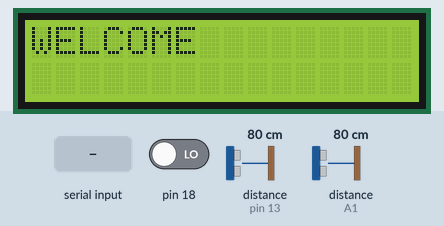
Recording of a sketch running on a simulated Arduino Uno, built with avr-gcc and run on an emulated ATmega328P. On the bench: 16×2 character LCD. Inputs (shaded band) come from the test bench; at power-on: pin 18 LOW, distance to the obstacle (sensors on pin 13, A1) 80 cm. The echo pulse lasts 58.3 µs per cm; what the sketch prints to the serial monitor is not drawn.

Above: at 5.2 s.
5.3 s: "F" received over Serial
At 6.4 s:
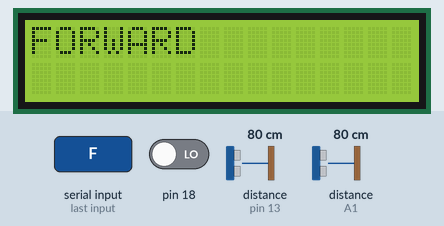
6.8 s: "B" received over Serial
At 7.5 s:
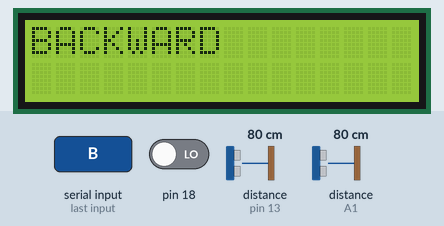
8.3 s: "L" received over Serial
At 9.5 s:
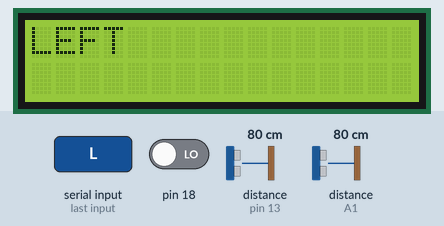
9.8 s: "R" received over Serial
At 10.8 s:
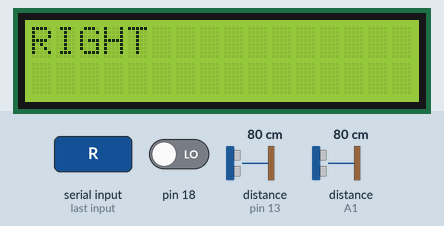
11.3 s: "S" received over Serial
At 11.9 s:
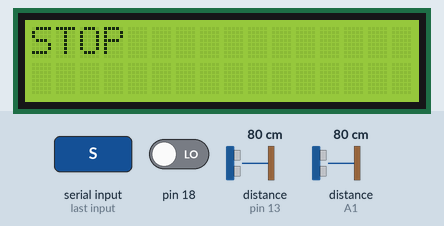
Timing chart, 0 to 13.8 s (numbered marks = the images above; inputs shaded):
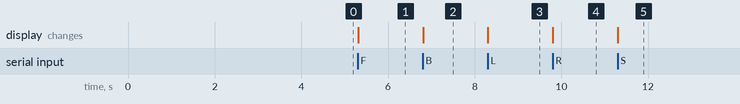

The sketch:

rx_ad_ad_ad.ino
```cpp
#include<LiquidCrystal.h>
#include<SoftwareSerial.h>
SoftwareSerial serial(A0, A1); //RX,TX
LiquidCrystal lcd(2, 3, 4, 5, 6, 7); //rs,en,d4,d5,d6,d7
int in1 = 8, in2 = 9, in3 = 10, in4 = 11, trigf = 12, echof = 13, trigb = 14, echob = 15, durationf, distancef, durationb, distanceb, stateb2; //stateb2=18
char b[2];
void setup()
{
  // put your setup code here, to run once:
  pinMode(trigf, OUTPUT);
  pinMode(echof, INPUT);
  pinMode(trigb, OUTPUT);
  pinMode(echob, INPUT);
  Serial.begin(9600);
  serial.begin(9600);
  lcd.begin(16, 2);
  lcd.print("WELCOME");
  delay(4000);
}
void loop()
{
  stateb2 = digitalRead(18);
  if (stateb2 == HIGH)
  {
    b[1] = serial.read();
    motor();
  }
  else
  {
    b[0] = Serial.read();
    motor();
  }
  //delay(100);
}
void motor()
{
  if (stateb2 == HIGH)
  {
    switch (b[1])
    {
      case 'F':
        digitalWrite(trigf, LOW);
        delayMicroseconds(2);
        // Sets the trigf on HIGH state for 10 micro seconds
        digitalWrite(trigf, HIGH);
        delayMicroseconds(10);
        digitalWrite(trigf, LOW);
        // Reads the echof, returns the sound wave travel time in microseconds
        durationf = pulseIn(echof, HIGH);
        // Calculating the distance
        distancef = durationf * 0.034 / 2;
        // Prints the distance on the Serial Monitor
        Serial.print("Distancef: ");
        Serial.println(distancef);
        if (distancef > 30)
        {
          forward();
        }
        else
        {
          STOP();
          delay(100);
          left();
          delay(500);
        }
        break;
      case 'L':
        left();
        break;
      case 'R':
        right();
        break;
      case 'B':
        digitalWrite(trigb, LOW);
        delayMicroseconds(2);
        // Sets the trigf on HIGH state for 10 micro seconds
        digitalWrite(trigb, HIGH);
        delayMicroseconds(10);
        digitalWrite(trigb, LOW);
        // Reads the echof, returns the sound wave travel time in microseconds
        durationb = pulseIn(echob, HIGH);
        // Calculating the distance
        distanceb = durationb * 0.034 / 2;
        // Prints the distance on the Serial Monitor
        Serial.print("Distanceb: ");
        Serial.println(distanceb);
        if (distanceb > 30)
        {
          backward();
        }
        else
        {
          STOP();
          delay(100);
          left();
          delay(500);
        }
        break;
      case 'S':
        STOP();
        break;
    }
  }
  else
  {
    switch (b[0])
    {
      case 'F':
        digitalWrite(trigf, LOW);
        delayMicroseconds(2);
        // Sets the trigf on HIGH state for 10 micro seconds
        digitalWrite(trigf, HIGH);
        delayMicroseconds(10);
        digitalWrite(trigf, LOW);
        // Reads the echof, returns the sound wave travel time in microseconds
        durationf = pulseIn(echof, HIGH);
        // Calculating the distance
        distancef = durationf * 0.034 / 2;
        // Prints the distance on the Serial Monitor
        Serial.print("Distancef: ");
        Serial.println(distancef);
        if (distancef > 30)
        {
          forward();
        }
        else
        {
          STOP();
          delay(100);
          left();
          delay(500);
        }
        break;
      case 'L':
        left();
        break;
      case 'R':
        right();
        break;
      case 'B':
        digitalWrite(trigb, LOW);
        delayMicroseconds(2);
        // Sets the trigf on HIGH state for 10 micro seconds
        digitalWrite(trigb, HIGH);
        delayMicroseconds(10);
        digitalWrite(trigb, LOW);
        // Reads the echof, returns the sound wave travel time in microseconds
        durationb = pulseIn(echob, HIGH);
        // Calculating the distance
        distanceb = durationb * 0.034 / 2;
        // Prints the distance on the Serial Monitor
        Serial.print("Distanceb: ");
        Serial.println(distanceb);
        if (distanceb > 30)
        {
          backward();
        }
        else
        {
          STOP();
          delay(100);
          left();
          delay(500);
        }
        break;
      case 'S':
        STOP();
        break;
    }
  }
}
void forward()
{
  lcd.clear();
  digitalWrite(in1, 1);
  digitalWrite(in2, 0);
  digitalWrite(in3, 1);
  digitalWrite(in4, 0);
  lcd.print("FORWARD");
}
void left()
{
  lcd.clear();
  digitalWrite(in1, 1);
  digitalWrite(in2, 0);
  digitalWrite(in3, 0);
  digitalWrite(in4, 1);
  lcd.print("LEFT");
}
void right()
{
  lcd.clear();
  digitalWrite(in1, 0);
  digitalWrite(in2, 1);
  digitalWrite(in3, 1);
  digitalWrite(in4, 0);
  lcd.print("RIGHT");
}
void backward()
{
  lcd.clear();
  digitalWrite(in1, 0);
  digitalWrite(in2, 1);
  digitalWrite(in3, 0);
  digitalWrite(in4, 1);
  lcd.print("BACKWARD");
}
void STOP()
{
  lcd.clear();
  digitalWrite(in1, 0);
  digitalWrite(in2, 0);
  digitalWrite(in3, 0);
  digitalWrite(in4, 0);
  lcd.print("STOP");
}
```

Measured:
- after the input at 5.3 s, the display: changes at once (image 1)
- after the input at 6.8 s, the display: changes at once (image 2)
- after the input at 8.3 s, the display: changes at once (image 3)
- after the input at 9.8 s, the display: changes at once (image 4)
- after the input at 11.3 s, the display: changes at once (image 5)
